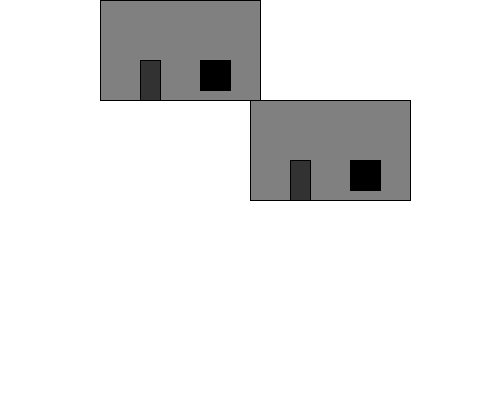
Frame 1 (no input)
Frame 60 (the mouse pressed at the canvas centre just before this capture): identical to frame 1, image omitted
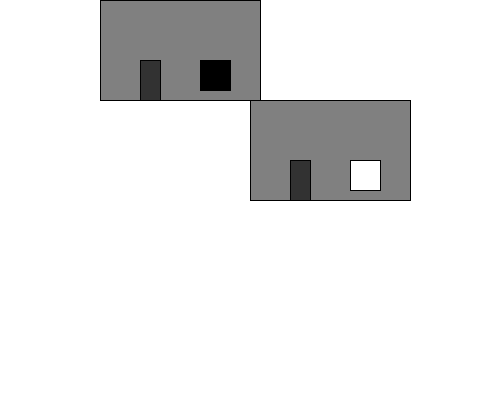
Frame 120 (the mouse held since frame 60 and released just before this capture)

The Processing sketch that drew these frames (run headless with seeded random() and noise(); from frame 60 on, the mouse is pressed at the canvas centre):

// Processing sketch: houseExample
// ── houseExample.pde
//declare variables
House myHouse;
House myNewHouse;

void setup(){
  size (500,400);
  background(255);
  
  myHouse = new House(width/2, height/2);
  myNewHouse = new House(width/5, height/4);
}

void draw(){
  background (255);
  myHouse.show();
  myNewHouse.show();
  
}

void mousePressed(){
  myHouse.toggleLight();
  println("my new house lights are on? " + myNewHouse.lightOn);
}

class House{
  int x_pos,  y_pos;
  boolean lightOn;
  
  House(int x, int y){
    x_pos=x;
    y_pos=y;
    lightOn = false;
  }
  
  void toggleLight(){
    lightOn = !lightOn;
  }
  
  void show(){
  pushMatrix();
  translate(x_pos, y_pos);
  //do the draw work here
  fill(128);
  rect(0,-100,160,100);
  
  //house door
  fill(50);
  rect(40,-40,20,40);
  
  //window work
  if (lightOn){
    fill(255);
  }else{
    fill(0);
  }
 
  rect(100, -40, 30,30);
  
  popMatrix();
  }
}
